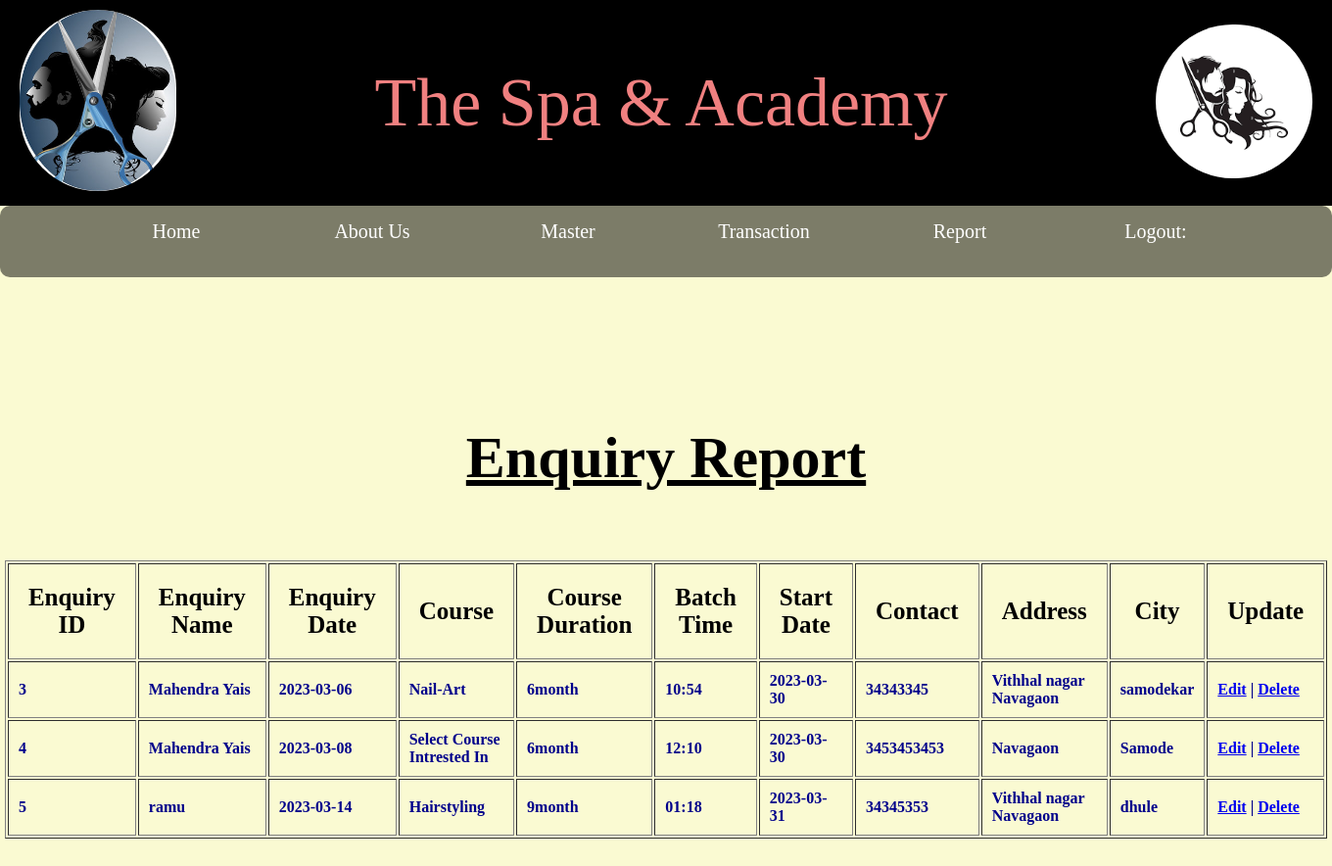
Screenshot of /admin/enqreport.php with the database file from the repository.
### tables this page shows
CREATE TABLE `enquiry` (
  `Id` int(20) NOT NULL,
  `Name` varchar(20) DEFAULT NULL,
  `Date` varchar(200) DEFAULT NULL,
  `Course` varchar(200) DEFAULT NULL,
  `Duration` varchar(100) DEFAULT NULL,
  `B_Time` varchar(100) DEFAULT NULL,
  `S_Date` varchar(100) DEFAULT NULL,
  `Contact` varchar(50) DEFAULT NULL,
  `Address` varchar(100) DEFAULT NULL,
  `City` varchar(100) DEFAULT NULL
);

### admin/enqreport.php (the view, shortened to what this page needs)
<?php
include_once("config.php");
$result=mysqli_query($conn,"select * from enquiry");
?>
<!DOCTYPE html>
<html>
<head>
</head>
<body>
<div class="img1"><img src="image\logo4.jpg" align="left">The Spa & Academy <img src="image\logo1.png" align="right" class="img2"></div>
	<div class="menu-bar">
	<ul>
	<li><a href="main.php">Home</a></li>
	<li><a href="">About Us</a></li>
	<li><a href="">Master</a>
	</li>
		<li><a href="">Transaction</a>
	</li>
			<li><a href="">Report</a>
    <li><a href="index.php">Logout:</a></li>
</div>
<h1>Enquiry Report</h1>
	<table width="65%" border="1" class="rpt" align="center">
		<tr>
			<th>Enquiry ID</th>
			<th>Enquiry Name</th>
			<th>Enquiry Date</th>
			<th>Course</th>
			<th>Course Duration</th>
			<th>Batch Time</th>
			<th>Start Date</th>
			<th>Contact</th>
			<th>Address</th>
			<th>City</th>
			<th>Update</th>
		</tr>
		<?php
		while($res=mysqli_fetch_array($result))
		{
			echo "<tr>";
			echo "<td>".$res['Id']."</td>";
			echo "<td>".$res['Name']."</td>";
			echo "<td>".$res['Date']."</td>";
			echo "<td>".$res['Course']."</td>";
			echo "<td>".$res['Duration']."</td>";
			echo "<td>".$res['B_Time']."</td>";
			echo "<td>".$res['S_Date']."</td>";
			echo "<td>".$res['Contact']."</td>";
			echo "<td>".$res['Address']."</td>";
			echo "<td>".$res['City']."</td>";
			echo "<td><a href=\"enqedit.php?Id=$res[Id]\">Edit</a> | <a href=\"enqdelete.php?Id=$res[Id]\" on
			Click=\" return confirm('Are you sure ,you want to delete?')\">Delete</a></td>";
		}
		?>
	</table>
</body>
</html>

### admin/enqreport.php (style rules this page uses)
* { margin-top: 0px;padding: 0px;box-sizing:border-box; }
body { padding: 0px;margin: 0px;box-sizing: border-box; background-color: lightgoldenrodyellow; }
.img1 { background-color: black;border: 10px black solid; width: 100%; line-height: 190px; background-size: ; text-align: center;color: lightcoral;font-size: 70px;background-repeat:1;font-family:Verdana; }
.img1 img { width: 160px;border-radius: 100px;margin-left: 10px; }
.img2 { width: 220px;border-radius: 50px;margin-top: 15px;margin-right: 10px; }
.rpt { color: darkblue;font-weight:bolder ; }
h1 { color: black; text-align: center;margin-top: 150px;margin-bottom: 70px;font-size: 60px;text-decoration: underline; }
th { padding: 20px;text-decoration: ; color: black; font-size: 25px ; }
td { padding: 10px; }
table { margin-bottom: 100px; }
.menu-bar { text-align: center;background-color:rgba(0, 0, 0, 0.5);font-size: 20px;margin-left: 0px;margin-right: 0px; border-radius: 10px; }
.menu-bar ul { display: inline-flex;list-style: none;color: white; }
.menu-bar ul li { width: 170px;margin: 15px;padding: 0px; }
.menu-bar ul li a { text-decoration: none;color: white; }

### rows the page displays
enquiry: Id "3", Name "Mahendra Yais", Date "2023-03-06", Course "Nail-Art", Duration "6month", B_Time "10:54", S_Date "2023-03-30", Contact "34343345", Address "Vithhal nagar Navagaon", City "samodekar"
enquiry: Id "4", Name "Mahendra Yais", Date "2023-03-08", Course "Select Course Intrested In", Duration "6month", B_Time "12:10", S_Date "2023-03-30", Contact "3453453453", Address "Navagaon", City "Samode"
enquiry: Id "5", Name "ramu", Date "2023-03-14", Course "Hairstyling", Duration "9month", B_Time "01:18", S_Date "2023-03-31", Contact "34345353", Address "Vithhal nagar Navagaon", City "dhule"
